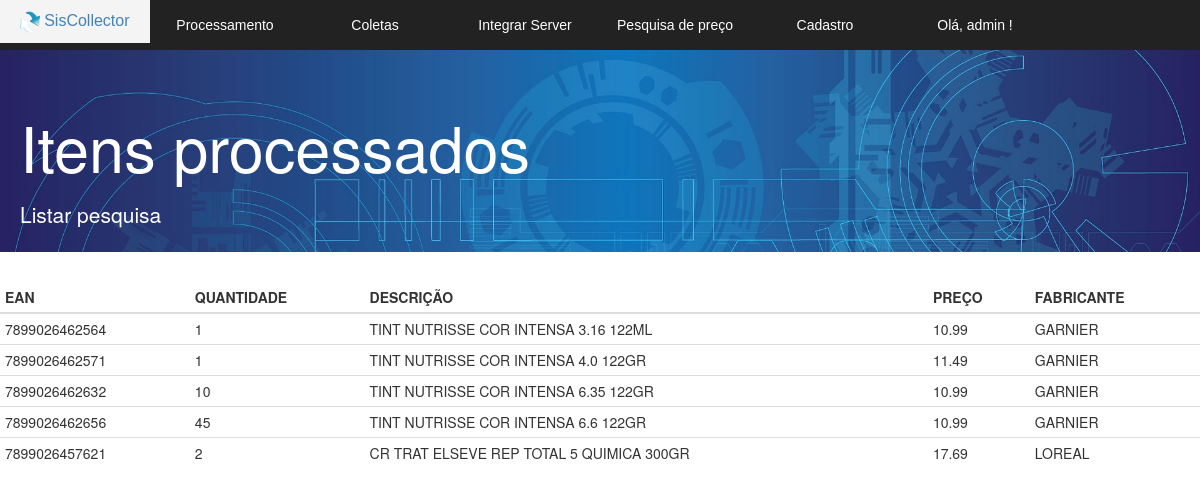
/v_listar_preco.php (signed in), run on an earlier commit of the app's database.
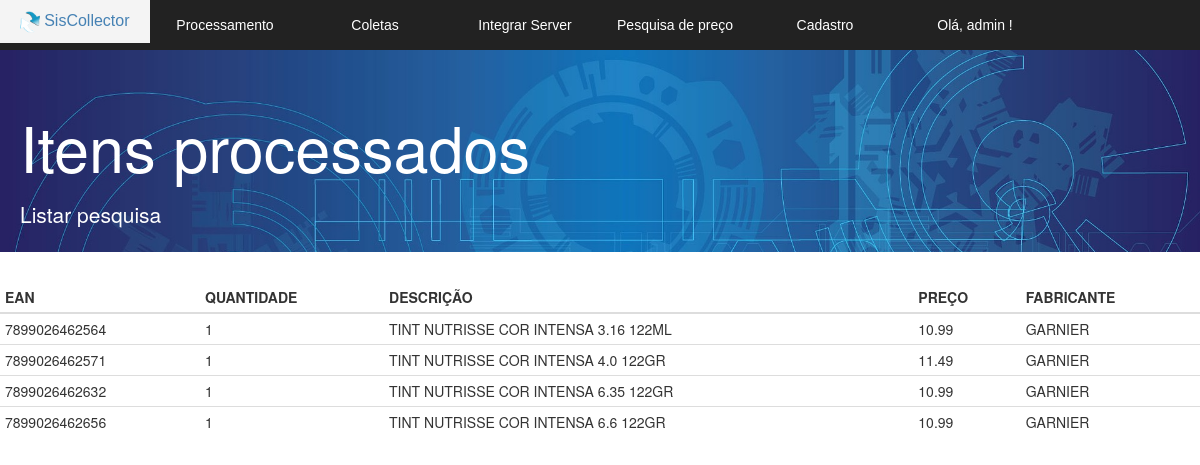
And on a later commit of the database.
### tables this page shows
CREATE TABLE IF NOT EXISTS `coletar` (
  `referencia` varchar(255) NOT NULL,
  `descricao` varchar(255) NOT NULL,
  `preco` double(6,2) DEFAULT NULL,
  `quantidade` int(11) DEFAULT NULL,
  `fabricante` varchar(255) DEFAULT NULL,
  `grupo` varchar(255) DEFAULT NULL,
  `coleta` int(2) DEFAULT '0',
  `id` bigint(20) NOT NULL AUTO_INCREMENT,
  PRIMARY KEY (`id`)
);

### v_listar_preco.php (the view, shortened to what this page needs)
  <!DOCTYPE html>
  <html lang="pt-br">
  <head>
  <link href="bootstrap/css/bootstrap.min.css" rel="stylesheet">
  <link rel="stylesheet" href="css.css">
  <link rel="stylesheet" href="normalize.css">
</head>
<body>
	<section id="principal">
   <?php require 'v_cabecalho.php'; ?>
   <section class="corpo">
    <div class="jumbotron jumbotron-fluid">
      <div class="container">
        <h1 class="display-4">Itens processados</h1>
        <p class="lead">Listar pesquisa</p>
      </div>
    </div>
  <?php
        $pesquisar = filter_var($_POST['pesquisar'], FILTER_SANITIZE_STRING);
        $result = "SELECT * FROM coletar WHERE descricao like '%$pesquisar%' and referencia <> '0'";
        $resultado = mysqli_query($conexao, $result);
  ?>
    <table class="table table-condensed">
     <thead >
      <tr class="table-primary">
        <th scope="col">EAN</th>
        <th scope="col">QUANTIDADE</th>
        <th scope="col">DESCRIÇÃO</th>
        <th scope="col">PREÇO</th>
        <th scope="col">FABRICANTE</th>
      </tr>
    </thead>
    <tbody>
      <?php
      while($linha = mysqli_fetch_array($resultado)){
      ?>
        <tr>
          <td> <?= $linha['referencia'] ?> </td>
          <td> <?= $linha['quantidade'] ?> </td>
          <td> <?= utf8_encode($linha['descricao']); ?> </td>
          <td> <?= $linha['preco'] ?> </td>
          <td> <?= $linha['fabricante'] ?> </td>
        </tr>
      <?php } ?>
    </tbody>
  </table>
</section>
</section>
</body>
</html>

What changed in the data, as far as the page shows it:
removed coletar: referencia "7899026457621", quantidade "2", descricao "CR TRAT ELSEVE REP TOTAL 5 QUIMICA 300GR", preco "17.69", fabricante "LOREAL"
changed coletar "TINT NUTRISSE COR INTENSA 6.35 122GR": quantidade "10" → "1"
changed coletar "TINT NUTRISSE COR INTENSA 6.6 122GR": quantidade "45" → "1"
